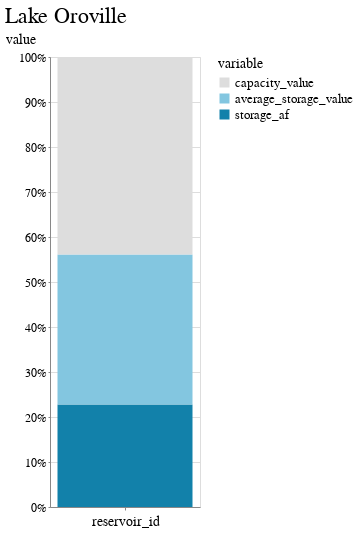

Notebook code for this chart:
### Code cell
domain = ["capacity_value", "average_storage_value", "storage_af", ]
range_ = ['#ddd', '#83c6e0', '#1281aa', ]

alt.Chart(melt[melt.reservoir_id=="ORO"]).mark_bar().encode(
    x=alt.X('reservoir_id', axis=alt.Axis(labels=False)),
    y=alt.Y('value',stack="normalize"),
    order="bar_order",
    color=alt.Color(
        'variable', 
        scale=alt.Scale(domain=domain, range=range_), 
        #sort='descending'
    ),
    tooltip=["reservoir_id"]
).properties(title="Lake Oroville", width=150)

### Figure 1 — Vega-Lite specification as saved in the notebook (floating-point values rounded to 4 significant figures)
{"config": {"view": {"width": 800, "height": 450}, "background": "#ffffff", "title": {"anchor": "start", "font": "BentonGothic-Bold, sans", "fontColor": "#000000", "fontSize": 22, "fontWeight": "normal"}, "arc": {"fill": "#82c6df"}, "area": {"fill": "#82c6df"}, "line": {"stroke": "#82c6df", "strokeWidth": 3}, "path": {"stroke": "#82c6df"}, "rect": {"fill": "#82c6df"}, "shape": {"stroke": "#82c6df"}, "bar": {"fill": "#82c6df"}, "point": {"stroke": "#82c6df"}, "symbol": {"fill": "#82c6df", "size": 30}, "axis": {"titleFont": "BentonGothic-Bold, sans", "titleFontSize": 14, "titleFontWeight": "normal", "labelFont": "BentonGothic, sans", "labelFontSize": 12, "labelFontWeight": "normal"}, "axisX": {"labelAngle": 0, "labelPadding": 4, "tickSize": 3}, "axisY": {"labelBaseline": "middle", "maxExtent": 45, "minExtent": 45, "tickSize": 2, "titleAlign": "left", "titleAngle": 0, "titleX": -45, "titleY": -11}, "legend": {"titleFont": "BentonGothic-Bold, sans", "titleFontSize": 14, "titleFontWeight": "normal", "symbolType": "square", "labelFont": "BentonGothic, sans", "labelFontSize": 13}, "range": {"category": ["#3580b1", "#ec8431", "#ab7fb4", "#c89d29", "#adc839", "#829eb1"], "diverging": ["#e68a4f", "#f4bb6a", "#f9e39c", "#dadfe2", "#a6b7c6", "#849eae"], "heatmap": ["#fbf2c7", "#f9e39c", "#f8d36e", "#f4bb6a", "#e68a4f", "#d15a40", "#ab4232"], "ordinal": ["#fbf2c7", "#f9e39c", "#f8d36e", "#f4bb6a", "#e68a4f", "#d15a40", "#ab4232"], "ramp": ["#fbf2c7", "#f9e39c", "#f8d36e", "#f4bb6a", "#e68a4f", "#d15a40", "#ab4232"]}}, "data": {"name": "data-31401fbddf9c1e91d32533faa98f92ec"}, "mark": "bar", "encoding": {"color": {"field": "variable", "scale": {"domain": ["capacity_value", "average_storage_value", "storage_af"], "range": ["#ddd", "#83c6e0", "#1281aa"]}, "type": "nominal"}, "order": {"field": "bar_order", "type": "quantitative"}, "tooltip": [{"field": "reservoir_id", "type": "nominal"}], "x": {"axis": {"labels": false}, "field": "reservoir_id", "type": "nominal"}, "y": {"field": "value", "stack": "normalize", "type": "quantitative"}}, "title": "Lake Oroville", "width": 150, "$schema": "https://vega.github.io/schema/vega-lite/v4.17.0.json", "datasets": {"data-31401fbddf9c1e91d32533faa98f92ec": [{"reservoir_id": "ORO", "variable": "storage_af", "value": 1837000.0, "bar_order": 1}, {"reservoir_id": "ORO", "variable": "average_storage_value", "value": 2688000.0, "bar_order": 2}, {"reservoir_id": "ORO", "variable": "capacity_value", "value": 3538000.0, "bar_order": 3}]}}
